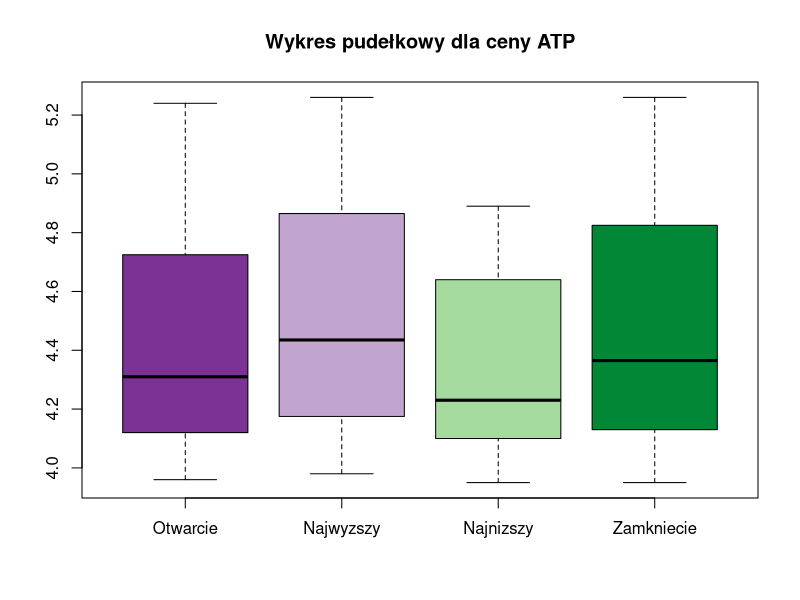
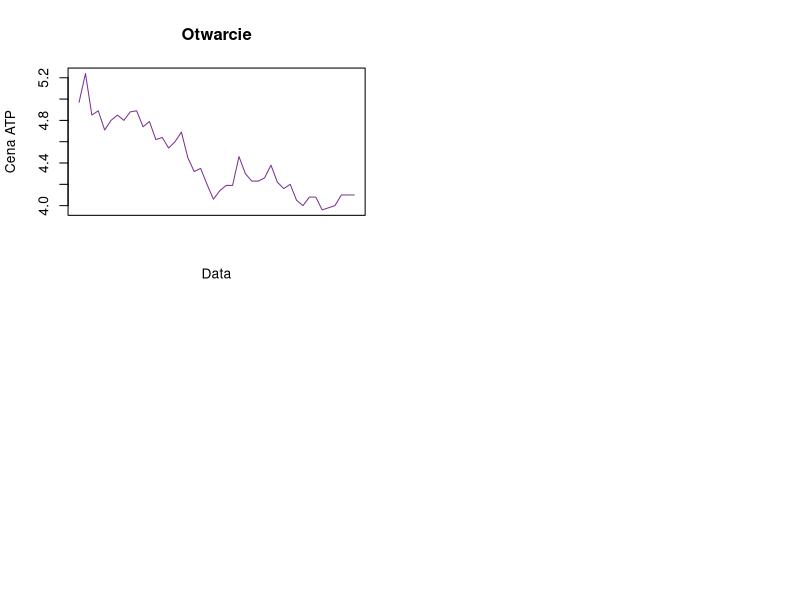

Reproduce these figures in R, in order. (Note: this script raises an error after producing the figures.)
## ---- chunk 1
knitr::opts_chunk$set(echo = TRUE)
## ---- chunk 2
dane=read.csv('atp_d.csv')[,1:5]
head(dane)

## ---- chunk 3
library("RColorBrewer")
## ---- chunk 4
boxplot(dane$Otwarcie,dane$Najwyzszy,dane$Najnizszy,dane$Zamkniecie, main="Wykres pudełkowy dla ceny ATP",names=names(dane)[2:5], col=brewer.pal(n = 4, name = "PRGn"))
## ---- chunk 5
par(mfrow = c(2, 2), pty = "m")
plot(dane$Otwarcie, type="l", main="Otwarcie",col=brewer.pal(n = 4, name = "PRGn")[1], xlab = "Data", ylab="Cena ATP", xaxt = "n")
axis(1, at = dane$Data, labels = levels(dane$Data))
plot(dane$Najwyzszy, type="l", main="Najwyższy",col=brewer.pal(n = 4, name = "PRGn")[2], xlab = "Data", ylab="Cena ATP",xaxt="n")
axis(1, at = dane$Data, labels = levels(dane$Data))
plot(dane$Najnizszy, type="l", main="Najniższy",col=brewer.pal(n = 4, name = "PRGn")[3], xlab = "Data", ylab="Cena ATP",xaxt="n")
axis(1, at = dane$Data, labels = levels(dane$Data))
plot(dane$Zamkniecie, type="l", main="Zamknięcie",col=brewer.pal(n = 4, name = "PRGn")[4], xlab = "Data", ylab="Cena ATP",xaxt="n")
axis(1, at = dane$Data, labels = levels(dane$Data))
## ---- chunk 6
plot(dane$Otwarcie, type="l", main="Wykres liniowy dla ceny ATP",col=brewer.pal(n = 4, name = "PRGn")[1], xlab = "Data", ylab="Cena ATP",xaxt="n")
lines(dane$Najwyzszy, type="l", col=brewer.pal(n = 4, name = "PRGn")[2])
lines(dane$Najnizszy, type="l", col=brewer.pal(n = 4, name = "PRGn")[3])
lines(dane$Zamkniecie, type="l", col=brewer.pal(n = 4, name = "PRGn")[4])
legend("topright",names(dane)[2:5],col=brewer.pal(n = 4, name = "PRGn"),lwd=2)
axis(1, at = dane$Data, labels = levels(dane$Data))

## ---- chunk 7
max=max(dane$Najwyzszy)
pozycja=match(max,dane$Najwyzszy)
data=levels(dane$Data)[pozycja]
cat(c('W dniu',data,'cena akcji osiągnęła najwyższą wartość wynoszącą',max))
## ---- chunk 8
min=min(dane$Najnizszy)
pozycja=match(min,dane$Najnizszy)
data=levels(dane$Data)[pozycja]
cat(c('W dniu',data,'cena akcji osiągnęła najniższą wartość wynoszącą',min))
## ---- chunk 9
Otwarcie=dane$Otwarcie
Dni=as.numeric(row.names(dane))
dane2=data.frame(cbind(Dni,Otwarcie))
head(dane2)

## ---- chunk 10
p=35
Uczacy=data.frame(cbind(Dni=Dni[1:(p-1)],Otwarcie=Otwarcie[1:(p-1)]))
Testowy=data.frame(cbind(Dni=Dni[p:length(Dni)],Otwarcie=Otwarcie[p:length(Otwarcie)]))
## ---- chunk 11
model1=lm(Otwarcie~Dni,data=Uczacy)
summary(model1)
## ---- chunk 12
plot(dane2$Otwarcie, type="l", main="Otwarcie", sub="Model z trendem liniowych dla wszystkich przeszłych danych",col=brewer.pal(n = 4, name = "PRGn")[1], xlab = "Data", ylab="Cena ATP", xaxt = "n")
axis(1, at = dane$Data, labels = levels(dane$Data))
abline(model1)
abline(v=p,lty=2,col='red')
## ---- chunk 13
Prognoza1=predict(model1,newdata=Testowy)
Prognoza1
## ---- chunk 14
plot(Testowy$Otwarcie, ylim=c(min(Prognoza1),max(Testowy$Otwarcie)),type="l", main="Prognoza ceny otwarcia", sub="Model z trendem liniowych dla wszystkich przeszłych danych",col=brewer.pal(n = 4, name = "PRGn")[1], xlab = "Data", ylab="Cena ATP", xaxt = "n")
axis(1, at = dane$Data, labels = levels(dane$Data))
lines(Prognoza1)

## ---- chunk 15
blad1=mean(((Prognoza1-Testowy$Otwarcie)^2))
cat(c('Błąd średniokwadratowy wynosi',blad1))
## ---- chunk 16
theil1=sum(((Prognoza1-Testowy$Otwarcie)^2))/sum((Testowy$Otwarcie^2))
cat(c('Wartość statystyki Theil\'a w tym modelu wynosi',theil1))
## ---- chunk 17
N=19
U=length(Uczacy$Dni)
model2=lm(Otwarcie~Dni,data=Uczacy[(U-N+1):U,])
summary(model2)
## ---- chunk 18
plot(dane2$Otwarcie, type="l", main="Otwarcie", sub="Model z trendem liniowych korzystający z N poprzedzających próbek",col=brewer.pal(n = 4, name = "PRGn")[1], xlab = "Data", ylab="Cena ATP", xaxt = "n")
axis(1, at = dane$Data, labels = levels(dane$Data))
abline(model2)
abline(v=p,lty=2,col='red')
## ---- chunk 19
Prognoza2=predict(model2,newdata=Testowy)
Prognoza2
## ---- chunk 20
plot(Testowy$Otwarcie, ylim=c(min(Testowy$Otwarcie),max(Prognoza2)),type="l", main="Prognoza ceny otwarcia", sub="Model z trendem liniowych korzystający z N poprzedzających próbek",col=brewer.pal(n = 4, name = "PRGn")[1], xlab = "Data", ylab="Cena ATP", xaxt = "n")
axis(1, at = dane$Data, labels = levels(dane$Data))
lines(Prognoza2)
## ---- chunk 21
blad2=mean(((Prognoza2-Testowy$Otwarcie)^2))
cat(c('Błąd średniokwadratowy wynosi',blad2))
## ---- chunk 22
theil2=sum(((Prognoza2-Testowy$Otwarcie)^2))/sum((Testowy$Otwarcie^2))
cat(c('Wartość statystyki Theil\'a w tym modelu wynosi',theil2))
## ---- chunk 23
cat(c("Błąd średniokwadratowy w pierwszym modelu wyniósł ",blad1,", a w modelu drugim ",blad2))
